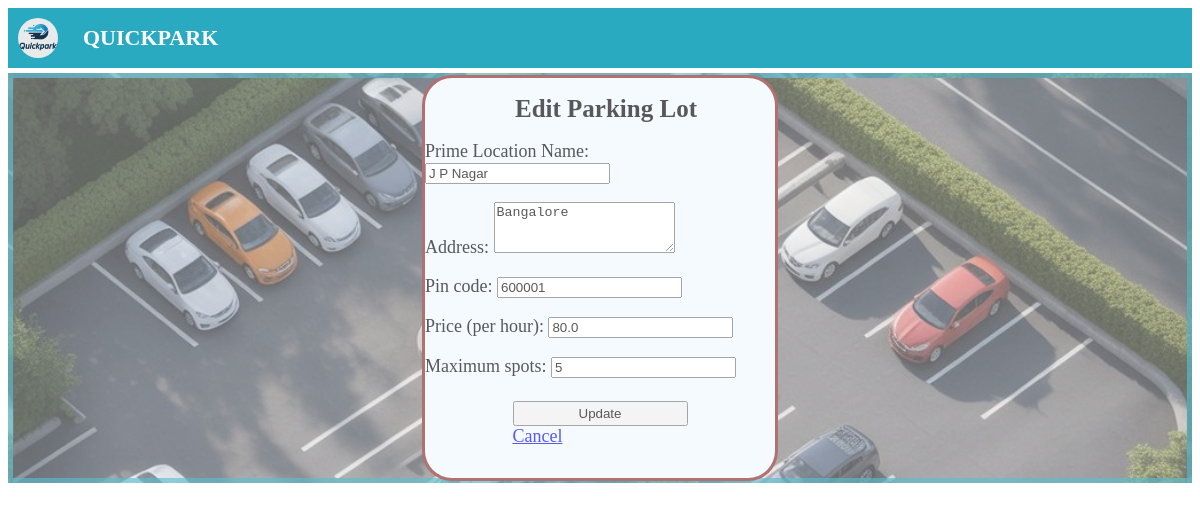
The app's page /admin/edit-parking-lot/2 (signed in) with its own data.
### tables this page shows
CREATE TABLE Parking_Details (
    id INTEGER PRIMARY KEY AUTOINCREMENT,
    place_name TEXT NOT NULL,
    address TEXT NOT NULL,
    pincode TEXT NOT NULL,
    max_spots INTEGER NOT NULL,
    price_per_hour REAL NOT NULL,
    available_spots INTEGER DEFAULT 0,
    occupied_spots INTEGER DEFAULT 0
);

### application.py (the view, shortened to what this page needs)
@app.route('/admin/edit-parking-lot/<int:lot_id>', methods=['GET', 'POST'])
def edit_parking_lot(lot_id):
    if 'user_id' not in session or not session.get('is_admin'):
        return redirect(url_for('login'))
    db = get_db()
    lot = db.execute("SELECT * FROM Parking_Details WHERE id = ?", (lot_id,)).fetchone()
    return render_template('edit-parking-lot.html', lot=lot)

### application.py (called while the page is built)
def get_db():
    if 'db' not in g:
        g.db = sqlite3.connect(DATABASE)
        g.db.row_factory = sqlite3.Row
    return g.db

### templates/edit-parking-lot.html (shortened to what this page needs)
<!DOCTYPE html>
<html>
<head>
    <link rel="stylesheet" href="{{ url_for('static', filename='style/styles-home.css') }}">
    <link rel="stylesheet" href="{{ url_for('static', filename='style/style-signup.css') }}">
</head>
<body>
    <div class="header">
        <div class="logo">
            <img class="logo-img" src="{{ url_for('static', filename='style/images/LOGO.png') }}">
        </div>
        <div class="name">QUICKPARK</div>
    </div>
    <div class="container1">
        <div class="box">
            <div class="login-box">
                <form action="{{ url_for('edit_parking_lot', lot_id=lot.id) }}" method="POST">
                    <h1 class="lgheader">Edit Parking Lot</h1>
                    <p>Prime Location Name:
                    <input name="place_name" type="text" value="{{ lot.place_name }}" required></p>
                    <p>Address:
                    <textarea name="address" rows="3" required>{{ lot.address }}</textarea></p>
                    <p>Pin code:
                    <input name="pincode" type="text" value="{{ lot.pincode }}" required></p>
                    <p>Price (per hour):
                    <input name="price_per_hour" type="text" value="{{ lot.price_per_hour }}" required></p>
                    <p>Maximum spots:
                    <input name="max_spots" type="text" value="{{ lot.max_spots }}" required></p>
                    <div class="sub-btn">
                        <button type="submit" class="btn">Update</button>
                        <a href="{{ url_for('admin_home') }}" class="btn">Cancel</a>
                    </div>
                </form>
            </div>
        </div>
    </div>
</body>
</html>

### static/style/styles-home.css (style rules this page uses)
.header { display: grid; background: rgba(4, 156, 183, 0.85); height: 60px; align-items: center; grid-template-columns: 50px 1fr 60px 80px; padding: 0 10px; }
.logo { display: flex; align-items: center; justify-content: center; height: 40px; width: 40px; }
.logo-img { width: 100%; height: auto; border-radius: 50%; }
.name { font-size: 22px; font-weight: bold; color: white; margin-left: 15px; align-self: center; }

### static/style/style-signup.css (style rules this page uses)
.container1 { display:flex; font-size: large; justify-content: center; align-items: center; grid-template-columns: 1fr; height:400px; margin-top:5px; background-image: url(images/PARKING_HOME.png); background-size:cover; border:5px solid rgba(4, 156, 183, 0.632); opacity: 0.65; }
.box { height :400px; background-color: aliceblue; width:350px; border:3px solid rgba(119, 1, 1, 0.851); border-radius: 30px; display:flex; justify-content: center; }
.lgheader { margin-left: 90px; font-size: 25px; }
.btn { margin-left: 25%; margin-top: 5px; width:50%; height: 25px; }

### records on screen
Parking_Details: place_name "J P Nagar", address "Bangalore", pincode "600001", price_per_hour "80.0", max_spots "5"
